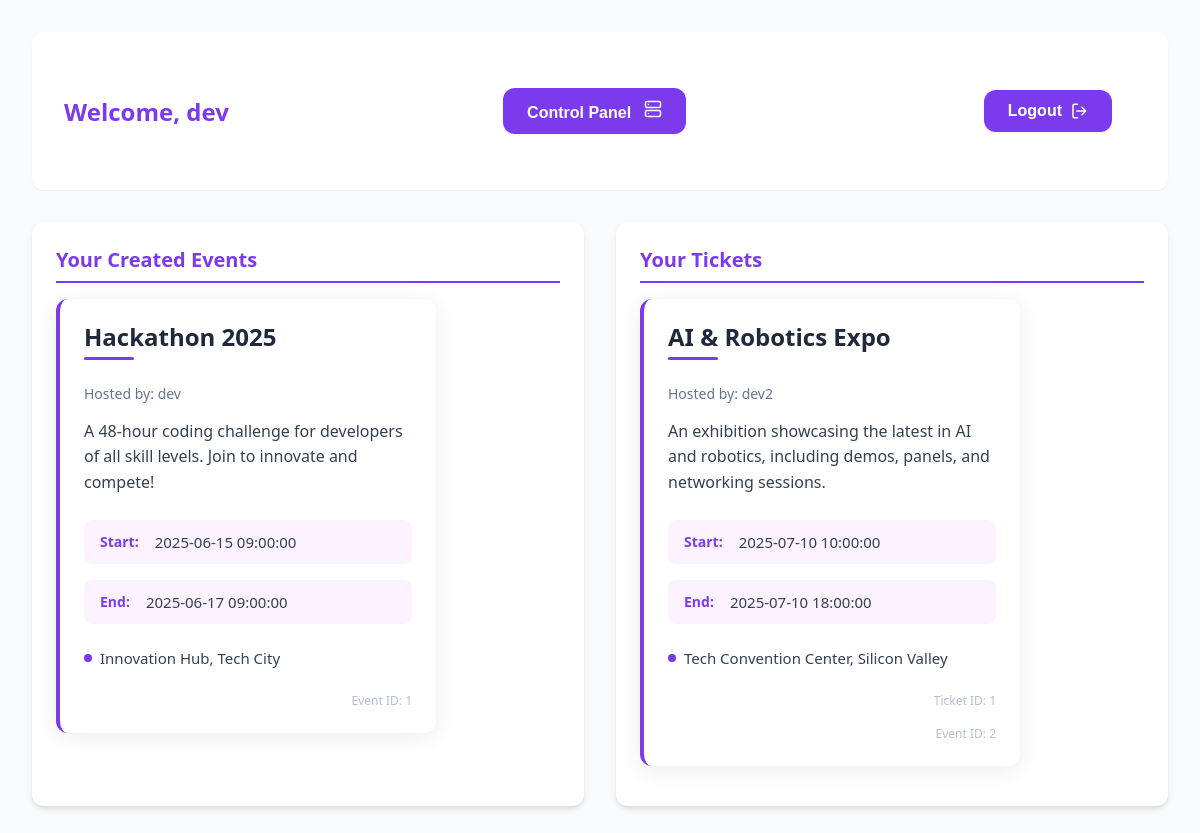
The page /dashboard (signed in) on the database as committed earlier.
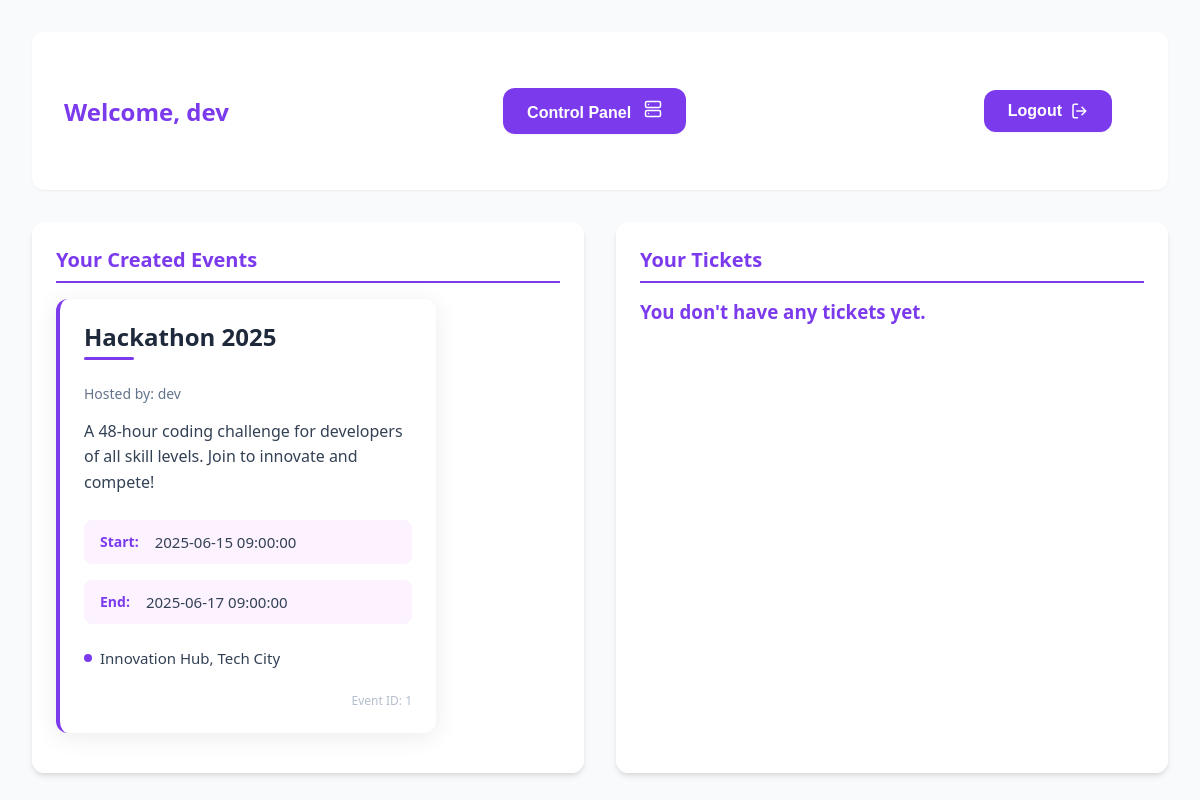
The same page on the database as committed later.
### tables this page shows
CREATE TABLE events (
    event_id INT AUTO_INCREMENT PRIMARY KEY,
    creator_id INT NOT NULL,
    title VARCHAR(100) NOT NULL,
    description TEXT,
    start_datetime DATETIME NOT NULL,
    end_datetime DATETIME NOT NULL,
    location VARCHAR(100),
    FOREIGN KEY (creator_id) REFERENCES users(id) ON DELETE CASCADE
);

CREATE TABLE users (
    id INT AUTO_INCREMENT PRIMARY KEY,
    username VARCHAR(50) NOT NULL UNIQUE,
    password VARCHAR(255) NOT NULL
);

CREATE TABLE tickets (
    ticket_id INT AUTO_INCREMENT PRIMARY KEY,
    user_id INT NOT NULL,
    event_id INT NOT NULL,
    UNIQUE KEY (user_id, event_id),
    FOREIGN KEY (user_id) REFERENCES users(id) ON DELETE CASCADE,
    FOREIGN KEY (event_id) REFERENCES events(event_id) ON DELETE CASCADE
);

### render/created_events.php (the view, shortened to what this page needs)
<?php
require_once "../db/connection.php";
if (isset($_SESSION['user_id'])) {
    $user_id_number = $_SESSION['user_id'];
    $stmt = mysqli_prepare($conn, "
        SELECT events.*, users.username AS creator_username
        FROM events
        JOIN users ON events.creator_id = users.id
        WHERE events.creator_id = ?
    ");
    mysqli_stmt_bind_param($stmt, "i", $user_id_number);
    mysqli_stmt_execute($stmt);
    $events = mysqli_stmt_get_result($stmt);
    if ($events && mysqli_num_rows($events) > 0) {
        while ($event = mysqli_fetch_assoc($events)) {
            echo '<div class="event-card">';
            echo "<h3>" . htmlspecialchars($event['title']) . "</h3>";
            echo "<p class=\"host\">Hosted by: " . htmlspecialchars($event['creator_username']) . "</p>";
            echo "<p class=\"description\">" . htmlspecialchars($event['description']) . "</p>";
            echo "<div class=\"time-container\">";
            echo "<div class=\"time-label\">Start:</div>";
            echo "<div class=\"time-value\">" . htmlspecialchars($event['start_datetime']) . "</div>";
            echo "</div>";
            echo "<div class=\"time-container\">";
            echo "<div class=\"time-label\">End:</div>";
            echo "<div class=\"time-value\">" . htmlspecialchars($event['end_datetime']) . "</div>";
            echo "</div>";
            echo "<div class=\"location\">";
            echo "<div class=\"location-dot\"></div>";
            echo "<div class=\"location-value\">" . htmlspecialchars($event['location']) . "</div>";
            echo "</div>";
            echo "<div class=\"event-id\">Event ID: " . htmlspecialchars($event['event_id']) . "</div>";
            echo "</div>";
        }
    } else {
        echo "<h3>You have no events.</h3>";
    }
} else {
    echo "User session not found.";
}
?>

### dashboard/index.php (shortened to what this page needs)
<?php
    if (isset($_SESSION['authenticated']) && $_SESSION['authenticated'] === true) {
        $username = htmlspecialchars($_SESSION['form_username']);
    } else {
        header('Location: ../');
        exit();
    }
?>
<!DOCTYPE html>
<html lang="en">
<head>
    <link rel="stylesheet" href="../render/style.css">
</head>
<body>
    <div class="dashboard-container">
        <header class="dashboard-header">
            <h1 class="welcome-text">Welcome, <?php echo $username;?></h1>
            <button class="purple-button">
                <a class="button-a" href="../control-panel">
                    Control Panel
                </a>
            </button>
            <form action="../render/logout.php" method="post">
                <button class="purple-button" type="submit">
                Logout
                <svg xmlns="http://www.w3.org/2000/svg" width="18" height="18" viewBox="0 0 24 24" fill="none" stroke="#FFFFFF" stroke-width="2" stroke-linecap="round" stroke-linejoin="round"><path d="M10 3H6a2 2 0 0 0-2 2v14c0 1.1.9 2 2 2h4M16 17l5-5-5-5M19.8 12H9"/></svg>
            </button>
            </form>
        </header>
        <?php if (isset($_GET['id'])): ?>
            <div class="single-event">
                <?php include "../render/single_event.php"; ?>
            </div>
        <?php else: ?>
            <div class="events-grid">
                <div class="event-section">
                    <h2 class="section-title">Your Created Events</h2>
                    <?php include "../render/created_events.php"; ?>
                </div>
                <div class="event-section">
                    <h2 class="section-title">Your Tickets</h2>
                    <?php include "../render/tickets.php"; ?>
                </div>
            </div>
        <?php endif; ?>
    </div>
</body>
</html>

### render/tickets.php (shortened to what this page needs)
<?php
require_once "../db/connection.php";
$user_id = $_SESSION['user_id'];
$sql = "
    SELECT events.*, tickets.ticket_id, users.username AS creator_username
    FROM tickets
    INNER JOIN events ON tickets.event_id = events.event_id
    INNER JOIN users ON events.creator_id = users.id
    WHERE tickets.user_id = ?
";
$stmt = mysqli_prepare($conn, $sql);
mysqli_stmt_bind_param($stmt, "i", $user_id);
mysqli_stmt_execute($stmt);
$result = mysqli_stmt_get_result($stmt);
if ($result && mysqli_num_rows($result) > 0) {
    while ($event = mysqli_fetch_assoc($result)) {
        echo '<div class="event-card">';
        echo "<h3>" . htmlspecialchars($event['title']) . "</h3>";
        echo "<p class=\"host\">Hosted by: " . htmlspecialchars($event['creator_username']) . "</p>";
        echo "<p class=\"description\">" . htmlspecialchars($event['description']) . "</p>";
        echo "<div class=\"time-container\">";
        echo "<div class=\"time-label\">Start:</div>";
        echo "<div class=\"time-value\">" . htmlspecialchars($event['start_datetime']) . "</div>";
        echo "</div>";
        echo "<div class=\"time-container\">";
        echo "<div class=\"time-label\">End:</div>";
        echo "<div class=\"time-value\">" . htmlspecialchars($event['end_datetime']) . "</div>";
        echo "</div>";
        echo "<div class=\"location\">";
        echo "<div class=\"location-dot\"></div>";
        echo "<div class=\"location-value\">" . htmlspecialchars($event['location']) . "</div>";
        echo "</div>";
        echo "<div class=\"event-id\">Ticket ID: " . htmlspecialchars($event['ticket_id']) . "</div>";
        echo "<div class=\"event-id\">Event ID: " . htmlspecialchars($event['event_id']) . "</div>";
        echo "</div>";
    }
} else {
    echo "<h3>You don't have any tickets yet.</h3>";
}
?>

### render/style.css (style rules this page uses)
:root { --primary-color: #7c3aed; --background-color: #f8fafc; --text-primary: var(--primary-color); --text-secondary: #64748b; --shadow-sm: 0 1px 3px rgba(0, 0, 0, 0.1); --shadow-md: 0 4px 6px -1px rgba(0, 0, 0, 0.1); }
body { margin: 0; padding: 0; font-family: system-ui, -apple-system, sans-serif; background-color: var(--background-color); color: var(--text-primary); min-height: 100vh; }
.purple-button { display: flex; align-items: center; background-color: #7c3aed; color: white; border: none; padding: 0.75em 1.5em; font-size: 1rem; font-weight: 600; border-radius: 0.75em; cursor: pointer; box-shadow: var(--shadow-sm); transition: all 0.3s ease; margin-top: 10px; margin-bottom: 10px; }
.purple-button svg { margin-left: 0.5rem; }
.button-a { text-decoration: none; color: white; }
.dashboard-container { max-width: 1400px; margin: 0 auto; padding: 2rem; }
.dashboard-header { background-color: white; padding: 1.5rem 2rem; border-radius: 12px; box-shadow: var(--shadow-sm); margin-bottom: 2rem; display: flex; justify-content: space-between; align-items: center; }
.welcome-text { font-size: 1.5rem; font-weight: 600; color: var(--primary-color); margin: 0; }
.events-grid { display: grid; grid-template-columns: repeat(auto-fit, minmax(300px, 1fr)); gap: 2rem; margin-top: 2rem; }
.section-title { font-size: 1.25rem; font-weight: 600; color: #7c3aed; margin-bottom: 1rem; padding-bottom: 0.5rem; border-bottom: 2px solid var(--primary-color); }
.event-section { background: white; border-radius: 12px; padding: 1.5rem; box-shadow: var(--shadow-md); transition: transform 0.2s ease; }
.event-card { background-color: #ffffff; border-radius: 12px; box-shadow: 0 4px 24px rgba(0, 0, 0, 0.08); padding: 24px; margin: 16px 0; transition: transform 0.3s ease, box-shadow 0.3s ease; width: 380px; border-left: 4px solid #7c3aed; overflow: hidden; position: relative; }
.event-card h3 { margin: 0 0 16px 0; font-size: 24px; font-weight: 700; color: #1e293b; line-height: 1.2; position: relative; padding-bottom: 16px; }
.event-card h3:after { content: ''; position: absolute; bottom: 8px; left: 0; width: 50px; height: 3px; background-color: #7c3aed; border-radius: 3px; }
.event-card p.host { font-size: 14px; color: #64748b; margin: 0 0 16px 0; font-weight: 500; }
.event-card p.description { color: #334155; line-height: 1.6; margin: 0 0 24px 0; font-size: 16px; }
.event-card .time-container { display: flex; margin-bottom: 16px; padding: 12px 16px; background-color: rgba(217, 0, 255, 0.05); border-radius: 8px; align-items: center; }
.event-card .time-container .time-label { margin-right: 16px; font-weight: 600; color: #7c3aed; font-size: 14px; }
.event-card .time-container .time-value { color: #334155; font-size: 15px; }
.event-card .location { padding: 8px 0; display: flex; align-items: center; }
.event-card .location-dot { width: 8px; height: 8px; background-color: #7c3aed; border-radius: 50%; margin-right: 8px; }
.event-card .location-value { font-size: 15px; color: #334155; font-weight: 500; }
.event-card .event-id { margin-top: 16px; font-size: 12px; color: #94a3b8; text-align: right; opacity: 0.7; }
:root { --color-primary: #7c3aed; --color-primary-light: #8b5cf6; --color-primary-dark: #6d28d9; --color-secondary: #4f46e5; --color-accent: #10b981; --color-success: #10b981; --color-warning: #f59e0b; --color-error: #ef4444; --color-black: #111827; --color-gray-900: #1f2937; --color-gray-800: #374151; --color-gray-700: #4b5563; --color-gray-600: #6b7280; --color-gray-500: #9ca3af; --color-gray-400: #d1d5db; --color-gray-300: #e5e7eb; --color-gray-200: #f3f4f6; --color-gray-100: #f9fafb; --color-white: #ffffff; --space-1: 0.25rem; --space-2: 0.5rem; --space-3: 0.75rem; --space-4: 1rem; --space-5: 1.25rem; --space-6: 1.5rem; --space-8: 2rem; --space-10: 2.5rem; --space-12: 3rem; --font-family: -apple-system, BlinkMacSystemFont, "Segoe UI", Roboto, Helvetica, Arial, sans-serif; --radius-sm: 0.25rem; --radius-md: 0.5rem; --radius-lg: 0.75rem; --shadow-sm: 0 1px 2px 0 rgba(0, 0, 0, 0.05); --shadow-md: 0 4px 6px -1px rgba(0, 0, 0, 0.1), 0 2px 4px -1px rgba(0, 0, 0, 0.06); --shadow-lg: 0 10px 15px -3px rgba(0, 0, 0, 0.1), 0 4px 6px -2px rgba(0, 0, 0, 0.05); --transition-fast: 150ms ease; --transition-normal: 250ms ease; --transition-slow: 350ms ease; }
* { margin: 0; padding: 0; box-sizing: border-box; }
h1 { margin-left: var(--space-2); font-size: 1.5rem; font-weight: 600; color: var(--color-gray-900); }
form { padding: var(--space-6); }

Rows that differ between the two databases and show on the page:
removed tickets: event.title "AI & Robotics Expo", users.username "dev2", event.description "An exhibition showcasing the latest in AI and robotics, including demos, panels, and networking sessions.", event.start_datetime "2025-07-10 10:00:00", event.end_datetime "2025-07-10 18:00:00", event.location "Tech Convention Center, Silicon Valley", ticket_id "1", event.event_id "2"
Other text that changed with them:
text now shown: "You don't have any tickets yet."
